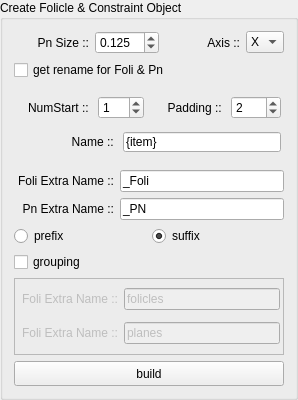
               <widget class="QGroupBox" name="createFoli_Gb">
                <property name="minimumSize">
                 <size>
                  <width>0</width>
                  <height>400</height>
                 </size>
                </property>
                <property name="maximumSize">
                 <size>
                  <width>16777215</width>
                  <height>400</height>
                 </size>
                </property>
                <property name="title">
                 <string>Create Folicle &amp;&amp; Constraint Object</string>
                </property>
                <layout class="QVBoxLayout" name="verticalLayout_9">
                 <item>
                  <layout class="QHBoxLayout" name="createFoliOption_H">
                   <item>
                    <layout class="QHBoxLayout" name="createFoliPnSize_H">
                     <item>
                      <widget class="QLabel" name="label_21">
                       <property name="minimumSize">
                        <size>
                         <width>75</width>
                         <height>0</height>
                        </size>
                       </property>
                       <property name="maximumSize">
                        <size>
                         <width>75</width>
                         <height>16777215</height>
                        </size>
                       </property>
                       <property name="text">
                        <string>Pn Size ::</string>
                       </property>
                       <property name="alignment">
                        <set>Qt::AlignmentFlag::AlignRight|Qt::AlignmentFlag::AlignTrailing|Qt::AlignmentFlag::AlignVCenter</set>
                       </property>
                      </widget>
                     </item>
                     <item>
                      <widget class="QDoubleSpinBox" name="createFoliPnSize_Dsb">
                       <property name="decimals">
                        <number>3</number>
                       </property>
                       <property name="minimum">
                        <double>0.001000000000000</double>
                       </property>
                       <property name="value">
                        <double>0.125000000000000</double>
                       </property>
                      </widget>
                     </item>
                    </layout>
                   </item>
                   <item>
                    <layout class="QHBoxLayout" name="createFoliAxis_H">
                     <item>
                      <widget class="QLabel" name="label_20">
                       <property name="minimumSize">
                        <size>
                         <width>75</width>
                         <height>0</height>
                        </size>
                       </property>
                       <property name="maximumSize">
                        <size>
                         <width>75</width>
                         <height>16777215</height>
                        </size>
                       </property>
                       <property name="text">
                        <string>Axis ::</string>
                       </property>
                       <property name="alignment">
                        <set>Qt::AlignmentFlag::AlignRight|Qt::AlignmentFlag::AlignTrailing|Qt::AlignmentFlag::AlignVCenter</set>
                       </property>
                      </widget>
                     </item>
                     <item>
                      <widget class="QComboBox" name="createFoliAxis_Cbb">
                       <item>
                        <property name="text">
                         <string>X</string>
                        </property>
                       </item>
                       <item>
                        <property name="text">
                         <string>Y</string>
                        </property>
                       </item>
                       <item>
                        <property name="text">
                         <string>Z</string>
                        </property>
                       </item>
                      </widget>
                     </item>
                    </layout>
                   </item>
                  </layout>
                 </item>
                 <item>
                  <widget class="QCheckBox" name="getRenameCreateFoliPn_Chb">
                   <property name="text">
                    <string>get rename for Foli &amp;&amp; Pn</string>
                   </property>
                  </widget>
                 </item>
                 <item>
                  <widget class="QFrame" name="creatFoliNumOption_F">
                   <property name="enabled">
                    <bool>true</bool>
                   </property>
                   <layout class="QVBoxLayout" name="verticalLayout_10">
                    <property name="leftMargin">
                     <number>3</number>
                    </property>
                    <property name="topMargin">
                     <number>3</number>
                    </property>
                    <property name="rightMargin">
                     <number>3</number>
                    </property>
                    <property name="bottomMargin">
                     <number>3</number>
                    </property>
                    <item>
                     <layout class="QHBoxLayout" name="horizontalLayout_6">
                      <item>
                       <layout class="QHBoxLayout" name="createFoliNumRangeStart_H">
                        <item>
                         <widget class="QLabel" name="label_24">
                          <property name="minimumSize">
                           <size>
                            <width>75</width>
                            <height>0</height>
                           </size>
                          </property>
                          <property name="maximumSize">
                           <size>
                            <width>75</width>
                            <height>16777215</height>
                           </size>
                          </property>
                          <property name="text">
                           <string>NumStart :: </string>
                          </property>
                          <property name="alignment">
                           <set>Qt::AlignmentFlag::AlignRight|Qt::AlignmentFlag::AlignTrailing|Qt::AlignmentFlag::AlignVCenter</set>
                          </property>
                         </widget>
                        </item>
                        <item>
                         <widget class="QSpinBox" name="createFoliNumRangeStart_Sb">
                          <property name="minimumSize">
                           <size>
                            <width>25</width>
                            <height>0</height>
                           </size>
                          </property>
                          <property name="maximumSize">
                           <size>
                            <width>50</width>
                            <height>16777215</height>
                           </size>
                          </property>
                          <property name="buttonSymbols">
                           <enum>QAbstractSpinBox::ButtonSymbols::UpDownArrows</enum>
                          </property>
                          <property name="value">
                           <number>1</number>
                          </property>
                         </widget>
                        </item>
                        <item>
                         <layout class="QHBoxLayout" name="creatFoliNumPadding_H">
                          <item>
                           <widget class="QLabel" name="label_25">
                            <property name="minimumSize">
                             <size>
                              <width>75</width>
                              <height>0</height>
                             </size>
                            </property>
                            <property name="maximumSize">
                             <size>
                              <width>75</width>
                              <height>16777215</height>
                             </size>
                            </property>
                            <property name="text">
                             <string>Padding :: </string>
                            </property>
                            <property name="alignment">
                             <set>Qt::AlignmentFlag::AlignRight|Qt::AlignmentFlag::AlignTrailing|Qt::AlignmentFlag::AlignVCenter</set>
                            </property>
                           </widget>
                          </item>
                          <item>
                           <widget class="QSpinBox" name="creatFoliNumPadding_Sb">
                            <property name="minimumSize">
                             <size>
                              <width>50</width>
                              <height>0</height>
                             </size>
                            </property>
                            <property name="maximumSize">
                             <size>
                              <width>50</width>
                              <height>16777215</height>
                             </size>
                            </property>
                            <property name="buttonSymbols">
                             <enum>QAbstractSpinBox::ButtonSymbols::UpDownArrows</enum>
                            </property>
                            <property name="value">
                             <number>2</number>
                            </property>
                           </widget>
                          </item>
                         </layout>
                        </item>
                       </layout>
                      </item>
                     </layout>
                    </item>
                    <item>
                     <layout class="QHBoxLayout" name="createFoliName_H">
                      <item>
                       <widget class="QLabel" name="label_26">
                        <property name="minimumSize">
                         <size>
                          <width>100</width>
                          <height>0</height>
                         </size>
                        </property>
                        <property name="maximumSize">
                         <size>
                          <width>100</width>
                          <height>16777215</height>
                         </size>
                        </property>
                        <property name="text">
                         <string>Name :: </string>
                        </property>
                        <property name="alignment">
                         <set>Qt::AlignmentFlag::AlignRight|Qt::AlignmentFlag::AlignTrailing|Qt::AlignmentFlag::AlignVCenter</set>
                        </property>
                       </widget>
                      </item>
                      <item>
                       <widget class="QLineEdit" name="createFoliName_Le">
                        <property name="minimumSize">
                         <size>
                          <width>0</width>
                          <height>20</height>
                         </size>
                        </property>
                        <property name="maximumSize">
                         <size>
                          <width>16777215</width>
                          <height>20</height>
                         </size>
                        </property>
                        <property name="text">
                         <string>{item}</string>
                        </property>
                       </widget>
                      </item>
                     </layout>
                    </item>
                   </layout>
                  </widget>
                 </item>
                 <item>
                  <layout class="QVBoxLayout" name="createFoliExtraName_V">
                   <item>
                    <layout class="QHBoxLayout" name="createFoliExtraName_H">
                     <item>
                      <widget class="QLabel" name="label_23">
                       <property name="minimumSize">
                        <size>
                         <width>100</width>
                         <height>0</height>
                        </size>
                       </property>
                       <property name="maximumSize">
                        <size>
                         <width>100</width>
                         <height>16777215</height>
                        </size>
                       </property>
                       <property name="text">
                        <string>Foli Extra Name ::</string>
                       </property>
                       <property name="alignment">
                        <set>Qt::AlignmentFlag::AlignRight|Qt::AlignmentFlag::AlignTrailing|Qt::AlignmentFlag::AlignVCenter</set>
                       </property>
                      </widget>
                     </item>
                     <item>
                      <widget class="QLineEdit" name="createFoliExtraName_Le">
                       <property name="text">
                        <string>_Foli</string>
                       </property>
                      </widget>
                     </item>
                    </layout>
                   </item>
                   <item>
                    <layout class="QHBoxLayout" name="createPnExtraName_H">
                     <item>
                      <widget class="QLabel" name="label_22">
                       <property name="minimumSize">
                        <size>
                         <width>100</width>
                         <height>0</height>
                        </size>
                       </property>
                       <property name="maximumSize">
                        <size>
                         <width>100</width>
                         <height>16777215</height>
                        </size>
                       </property>
                       <property name="text">
                        <string>Pn Extra Name ::</string>
                       </property>
                       <property name="alignment">
                        <set>Qt::AlignmentFlag::AlignRight|Qt::AlignmentFlag::AlignTrailing|Qt::AlignmentFlag::AlignVCenter</set>
                       </property>
                      </widget>
                     </item>
                     <item>
                      <widget class="QLineEdit" name="createPnExtraName_Le">
                       <property name="text">
                        <string>_PN</string>
                       </property>
                      </widget>
                     </item>
                    </layout>
                   </item>
                   <item>
                    <layout class="QHBoxLayout" name="createFoliExtraName_Rdb_H">
                     <item>
                      <widget class="QRadioButton" name="createFoliPrefixName_Rdb">
                       <property name="text">
                        <string>prefix</string>
                       </property>
                      </widget>
                     </item>
                     <item>
                      <widget class="QRadioButton" name="createFoliSuffixName_Rdb">
                       <property name="text">
                        <string>suffix</string>
                       </property>
                       <property name="checked">
                        <bool>true</bool>
                       </property>
                      </widget>
                     </item>
                    </layout>
                   </item>
                  </layout>
                 </item>
                 <item>
                  <widget class="QCheckBox" name="groupCreateFoli_Chb">
                   <property name="text">
                    <string>grouping</string>
                   </property>
                  </widget>
                 </item>
                 <item>
                  <widget class="QFrame" name="groupCreateFoliOption_F">
                   <property name="enabled">
                    <bool>false</bool>
                   </property>
                   <property name="frameShape">
                    <enum>QFrame::Shape::StyledPanel</enum>
                   </property>
                   <property name="frameShadow">
                    <enum>QFrame::Shadow::Raised</enum>
                   </property>
                   <layout class="QVBoxLayout" name="verticalLayout_11">
                    <property name="leftMargin">
                     <number>3</number>
                    </property>
                    <property name="topMargin">
                     <number>3</number>
                    </property>
                    <property name="rightMargin">
                     <number>3</number>
                    </property>
                    <property name="bottomMargin">
                     <number>3</number>
                    </property>
                    <item>
                     <layout class="QHBoxLayout" name="grpNamingCreateFoli_H">
                      <item>
                       <widget class="QLabel" name="label_27">
                        <property name="minimumSize">
                         <size>
                          <width>100</width>
                          <height>0</height>
                         </size>
                        </property>
                        <property name="maximumSize">
                         <size>
                          <width>100</width>
                          <height>16777215</height>
                         </size>
                        </property>
                        <property name="text">
                         <string>Foli Extra Name ::</string>
                        </property>
                        <property name="alignment">
                         <set>Qt::AlignmentFlag::AlignRight|Qt::AlignmentFlag::AlignTrailing|Qt::AlignmentFlag::AlignVCenter</set>
                        </property>
                       </widget>
                      </item>
                      <item>
                       <widget class="QLineEdit" name="grpNamingCreateFoli_Le">
                        <property name="text">
                         <string>folicles</string>
                        </property>
                       </widget>
                      </item>
                     </layout>
                    </item>
                    <item>
                     <layout class="QHBoxLayout" name="grpNamingCreatePn_H">
                      <item>
                       <widget class="QLabel" name="label_28">
                        <property name="minimumSize">
                         <size>
                          <width>100</width>
                          <height>0</height>
                         </size>
                        </property>
                        <property name="maximumSize">
                         <size>
                          <width>100</width>
                          <height>16777215</height>
                         </size>
                        </property>
                        <property name="text">
                         <string>Foli Extra Name ::</string>
                        </property>
                        <property name="alignment">
                         <set>Qt::AlignmentFlag::AlignRight|Qt::AlignmentFlag::AlignTrailing|Qt::AlignmentFlag::AlignVCenter</set>
                        </property>
                       </widget>
                      </item>
                      <item>
                       <widget class="QLineEdit" name="grpNamingCreatePn_Le">
                        <property name="text">
                         <string>planes</string>
                        </property>
                       </widget>
                      </item>
                     </layout>
                    </item>
                   </layout>
                  </widget>
                 </item>
                 <item>
                  <widget class="QPushButton" name="createFoli_Btn">
                   <property name="minimumSize">
                    <size>
                     <width>0</width>
                     <height>25</height>
                    </size>
                   </property>
                   <property name="sizeIncrement">
                    <size>
                     <width>0</width>
                     <height>25</height>
                    </size>
                   </property>
                   <property name="text">
                    <string>build</string>
                   </property>
                  </widget>
                 </item>
                </layout>
               </widget>
